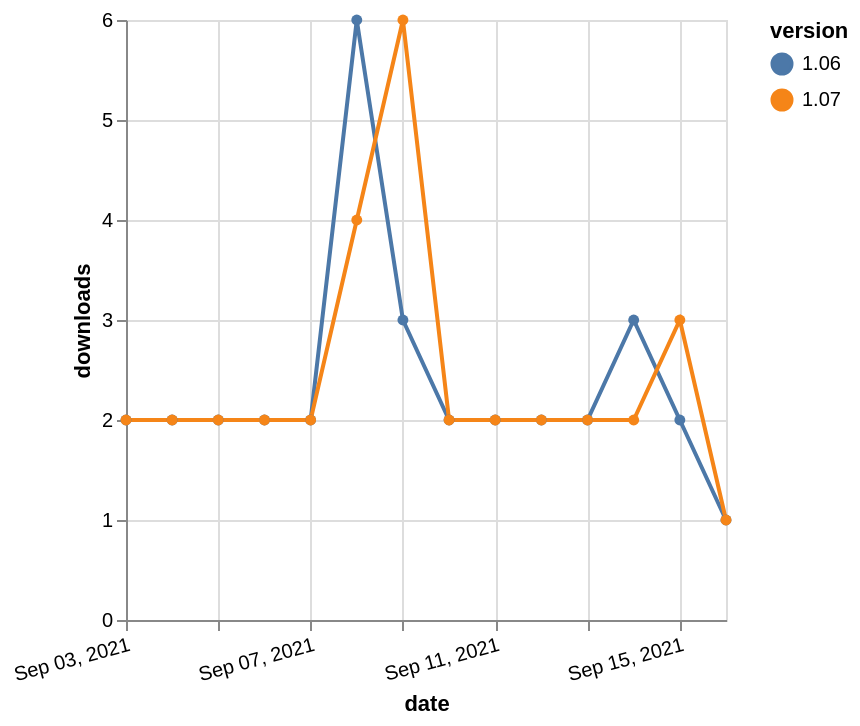

Vega-Lite specification for this chart:
### Vega-Lite specification from a JSON file in a GitHub repository (floating-point values rounded to 4 significant figures)
{"$schema": "https://vega.github.io/schema/vega-lite/v5.json", "description": "A simple bar chart with embedded data.", "data": {"values": [{"date": "2021-09-03", "total": 2845, "delta": 2, "version": "1.06"}, {"date": "2021-09-04", "total": 2847, "delta": 2, "version": "1.06"}, {"date": "2021-09-05", "total": 2849, "delta": 2, "version": "1.06"}, {"date": "2021-09-06", "total": 2851, "delta": 2, "version": "1.06"}, {"date": "2021-09-07", "total": 2853, "delta": 2, "version": "1.06"}, {"date": "2021-09-08", "total": 2859, "delta": 6, "version": "1.06"}, {"date": "2021-09-09", "total": 2862, "delta": 3, "version": "1.06"}, {"date": "2021-09-10", "total": 2864, "delta": 2, "version": "1.06"}, {"date": "2021-09-11", "total": 2866, "delta": 2, "version": "1.06"}, {"date": "2021-09-12", "total": 2868, "delta": 2, "version": "1.06"}, {"date": "2021-09-13", "total": 2870, "delta": 2, "version": "1.06"}, {"date": "2021-09-14", "total": 2873, "delta": 3, "version": "1.06"}, {"date": "2021-09-15", "total": 2875, "delta": 2, "version": "1.06"}, {"date": "2021-09-16", "total": 2876, "delta": 1, "version": "1.06"}, {"date": "2021-09-03", "total": 2469, "delta": 2, "version": "1.07"}, {"date": "2021-09-04", "total": 2471, "delta": 2, "version": "1.07"}, {"date": "2021-09-05", "total": 2473, "delta": 2, "version": "1.07"}, {"date": "2021-09-06", "total": 2475, "delta": 2, "version": "1.07"}, {"date": "2021-09-07", "total": 2477, "delta": 2, "version": "1.07"}, {"date": "2021-09-08", "total": 2481, "delta": 4, "version": "1.07"}, {"date": "2021-09-09", "total": 2487, "delta": 6, "version": "1.07"}, {"date": "2021-09-10", "total": 2489, "delta": 2, "version": "1.07"}, {"date": "2021-09-11", "total": 2491, "delta": 2, "version": "1.07"}, {"date": "2021-09-12", "total": 2493, "delta": 2, "version": "1.07"}, {"date": "2021-09-13", "total": 2495, "delta": 2, "version": "1.07"}, {"date": "2021-09-14", "total": 2497, "delta": 2, "version": "1.07"}, {"date": "2021-09-15", "total": 2500, "delta": 3, "version": "1.07"}, {"date": "2021-09-16", "total": 2501, "delta": 1, "version": "1.07"}]}, "width": "container", "mark": {"type": "line", "point": {"filled": true}}, "encoding": {"x": {"field": "date", "type": "temporal", "timeUnit": "yearmonthdate", "title": "date", "axis": {"labelAngle": -15}}, "y": {"field": "delta", "type": "quantitative", "title": "downloads"}, "color": {"field": "version", "type": "nominal"}, "tooltip": {"field": "delta"}}}
